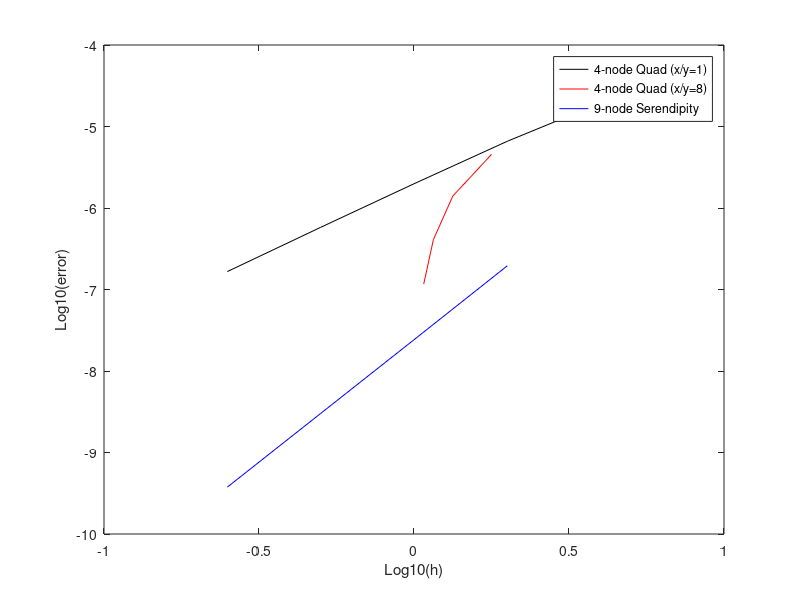

Recreate this plot in MATLAB.
% Plot L2 error of beam problem using 4-node quad elements

h4 = [16/4,16/8,16/16,16/32,16/64];   % For 4-node
h9 = [16/8,16/16,16/32,16/64];   % For 9-node
L24 = [1.8977e-5,6.5674e-6,1.9958e-6,5.8539e-7];    % For 4 node quad 5 x 5 integration, 2x1 aspect ratio
L24 = [1.9452e-05,6.5915e-06,1.9834e-06,5.7924e-07,1.6606e-07];   % 4 node quad, square aspect ratio
%L24 = [1.9472e-05,6.6512e-06,2.0081e-06,5.8714e-07,1.6843e-07,4.7578e-08];    % 4 node quad, 8 x 8 integration
h4r = [16/64,16/128,16/256,16/512];
L24r = [4.5446e-06,1.3983e-06,4.0862e-07,1.1640e-07];	% For 4-node large aspect ratio, 8 x 8 integration
L29 = [1.9537e-7,2.4201e-8,3.0153e-9,3.7631e-10];  % For 9-node - give rate of 3.15
h4 = log10(h4);
h9 = log10(h9);
L24 = log10(L24);
L24r = log10(L24r);
L29 = log10(L29);

slope41 = (L24(2)-L24(1))/(h4(2)-h4(1))
slope42 = (L24(3)-L24(2))/(h4(3)-h4(2))
slope43 = (L24(4)-L24(3))/(h4(4)-h4(3))
slope44 = (L24(5)-L24(4))/(h4(5)-h4(4))
%slope45 = (L24(6)-L24(5))/(h4(6)-h4(5))

figure (1)
plot(h4,L24,'k'); hold on;
plot(h4r,L24r,'r'); hold on;
plot(h9,L29,'b');
legend('4-node Quad (x/y=1)','4-node Quad (x/y=8)','9-node Serendipity');
xlabel('Log10(h)');ylabel('Log10(error)');